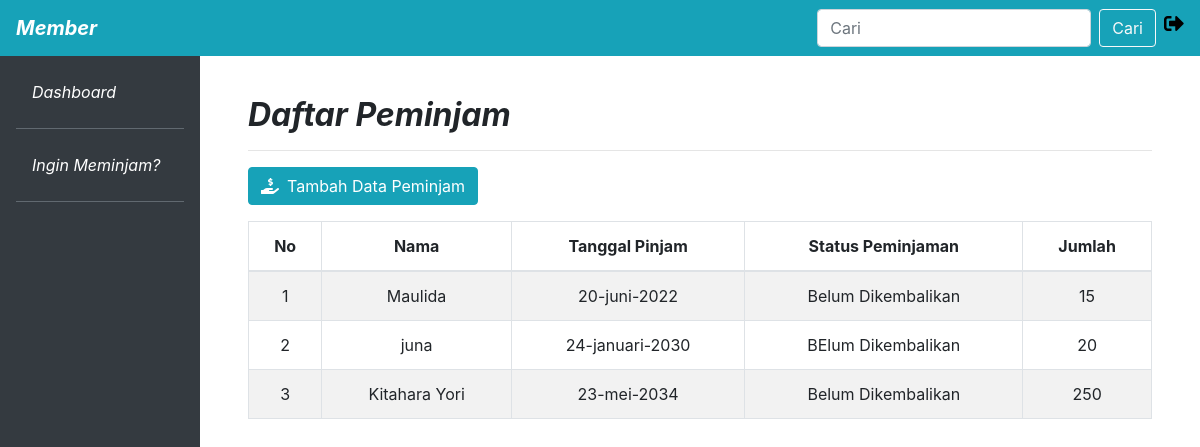
/member/member_peminjam.php (signed in), run on the app's committed database.
### tables this page shows
CREATE TABLE `peminjaman` (
  `id_peminjaman` int(10) NOT NULL,
  `tanggal_pinjam` varchar(100) NOT NULL,
  `tanggal_kembali` varchar(100) NOT NULL,
  `status_peminjaman` varchar(100) NOT NULL,
  `id_pegawai` int(10) NOT NULL,
  `id_inventaris` int(10) NOT NULL,
  `jumlah` varchar(100) NOT NULL
);

CREATE TABLE `pegawai` (
  `id_pegawai` int(10) NOT NULL,
  `nama_pegawai` varchar(100) NOT NULL,
  `nip` varchar(10) NOT NULL,
  `alamat` varchar(100) NOT NULL
);

### member/member_peminjam.php (the view, shortened to what this page needs)
<!doctype html>
<html lang="en">
  <head>
    <link rel="stylesheet" href="https://cdn.jsdelivr.net/npm/bootstrap@4.5.3/dist/css/bootstrap.min.css">
    <link rel="stylesheet" type="text/css" href="assets/css/admin.css">
    <link rel="stylesheet" type="text/css" href="../assets/font/css/all.min.css">
  </head>
  <body>
    <nav class="navbar navbar-expand-lg navbar-dark bg-info fixed-top">
  <a class="navbar-brand" href="#"><b><i>Member</i></b></a>
    <form class="form-inline my-2 my-lg-0 ml-auto">
      <input class="form-control mr-sm-2" type="search" placeholder="Cari" aria-label="Search">
      <button class="btn btn-outline-light my-2 my-sm-0" type="submit">Cari</button>
    </form>
<div class="icon ml-2">
    <h5>
        <a href="../logout.php" class="fas fa-sign-out-alt" style="color: black;"s data-toggle="tooltip" title="Keluar"></a>
    </h5>
</div>
</nav>
<div class="row no-gutters mt-5" style="height: 850px;">
    <div class="col-md-2 bg-dark mt-2 pr-3 pt-3">
        <ul class="nav flex-column ml-3 mb-5">
  <li class="nav-item">
    <a class="nav-link active text-white" href="member_dashboard.php"><i>Dashboard</i></a> <hr class="bg-secondary">
  </li>
  <li class="nav-item">
    <a class="nav-link text-white" href="member_peminjam.php"><i>Ingin Meminjam?</i></a> <hr class="bg-secondary">
  </li>
</ul>
    </div>
    <div class="col-md-10 pt-5 p-5">
        <h2><i><b>Daftar Peminjam</b></i></h2><hr>
        <a href="tambah-peminjaman.php" class="btn btn-info mb-3"><i class="fas fa-hand-holding-usd mr-2"></i>Tambah Data Peminjam</a>
        <table class="table table-striped table-bordered">
  <thead>
    <tr class="text-center">
      <th scope="col">No</th>
      <th scope="col">Nama</th>
      <th scope="col">Tanggal Pinjam</th>
      <th scope="col">Status Peminjaman</th>
      <th scope="col">Jumlah</th>
    </tr>
  </thead>
  <tbody>
   <?php
    include '../koneksi.php';
    $no = 1;
   $query = "SELECT * FROM peminjaman
            INNER JOIN pegawai ON peminjaman.id_pegawai = pegawai.id_pegawai
            ";
     $sql = mysqli_query($kon, $query) or die (mysqli_error($kon));
  while ($data = mysqli_fetch_array($sql)){
      ?>
      <tr class="text-center">
        <td scope="row"><?php echo $no++; ?></td>
        <td><?php echo $data['nama_pegawai']; ?></td>
        <td><?php echo $data['tanggal_pinjam']; ?></td>
        <td><?php echo $data['status_peminjaman']; ?></td>
        <td><?php echo $data['jumlah']; ?></td>
      </tr>
      <?php
    }
    ?>
  </tbody>
</table>
    </div>
</div>
  </body>
</html>

### data on the page
peminjaman: id_pegawai.nama_pegawai "Maulida", tanggal_pinjam "20-juni-2022", status_peminjaman "Belum Dikembalikan", jumlah "15"
peminjaman: id_pegawai.nama_pegawai "juna", tanggal_pinjam "24-januari-2030", status_peminjaman "BElum Dikembalikan", jumlah "20"
peminjaman: id_pegawai.nama_pegawai "Kitahara Yori", tanggal_pinjam "23-mei-2034", status_peminjaman "Belum Dikembalikan", jumlah "250"
